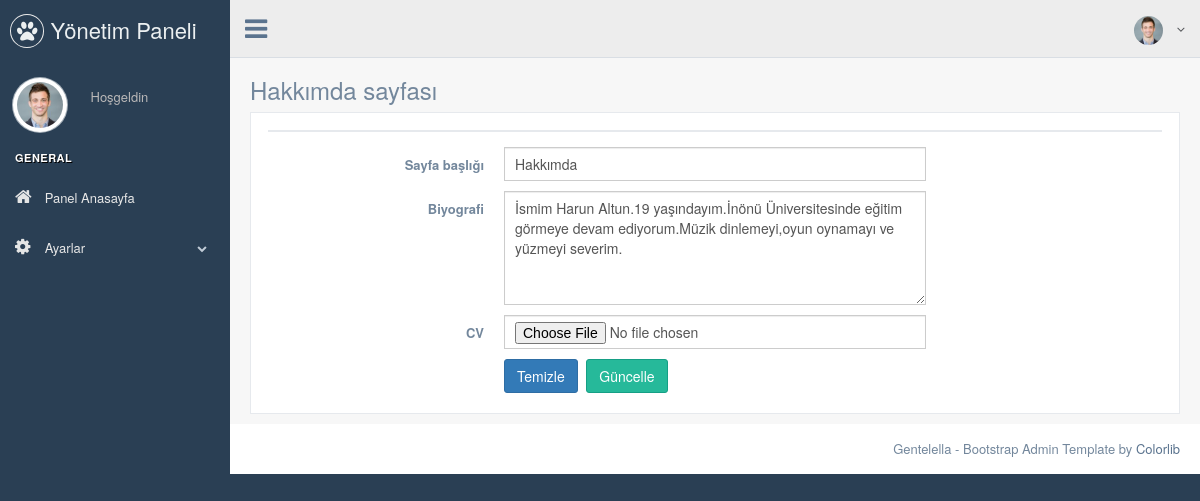
Page /pp/nedmin/about_us.php on the committed database.
### tables this page shows
CREATE TABLE `about_me` (
  `about_id` int(11) NOT NULL,
  `about_title` varchar(50) NOT NULL,
  `content` varchar(250) NOT NULL,
  `cv` varchar(250) NOT NULL
);

### pp/nedmin/about_us.php (the view, shortened to what this page needs)
<?php
include "header.php";
$check_about = $db->prepare("SELECT * FROM about_me");
$check_about->execute();
$control_about = $check_about->rowCount();
$fetch_about = $db->prepare("SELECT * FROM about_me WHERE about_id=1");
$fetch_about->execute();
$fetch = $fetch_about->fetch(PDO::FETCH_ASSOC);
?>
<div class="right_col" role="main">
  <div class="">
    <div class="page-title">
      <div class="title_left">
        <h3>Hakkımda sayfası</h3>
      </div>
    </div>
    <div class="clearfix"></div>
    <div class="row">
      <div class="col-md-12 col-sm-12 col-xs-12">
        <div class="x_panel">
          <div class="x_title">
          </div>
          <div class="x_content">
            <form class="form-horizontal form-label-left" action="process.php" method="POST">
              <div class="item form-group">
                <label class="control-label col-md-3 col-sm-3 col-xs-12" for="name">Sayfa başlığı
                </label>
                <div class="col-md-6 col-sm-6 col-xs-12">
                  <input class="form-control col-md-7 col-xs-12" name="about_title" value="<?php echo $fetch['about_title'] ?>"  required="required" type="text">
                </div>
              </div>
              <div class="item form-group">
                <label class="control-label col-md-3 col-sm-3 col-xs-12" for="name">Biyografi
                </label>
                <div class="col-md-6 col-sm-6 col-xs-12">
                  <textarea id="textarea"  name="content"<?php echo $fetch['content'] ?>  required="required" class="form-control col-md-7 col-xs-12" rows="5"><?php echo $fetch['content'] ?></textarea>
                </div>
              </div>
              <div class="item form-group">
                <label class="control-label col-md-3 col-sm-3 col-xs-12" for="email">CV
                </label>
                <div class="col-md-6 col-sm-6 col-xs-12">
                  <input type="file" name="cv" required="required" class="form-control col-md-7 col-xs-12">
                </div>
              </div>
              <div class="form-group">
                <div class="col-md-6 col-md-offset-3">
                  <button type="submit" class="btn btn-primary">Temizle</button>
                  <?php
                  if ($control_about == 1) { ?>
                    <button type="submit" class="btn btn-success" name="update_about">Güncelle</button>
                  <?php } else { ?>
                    <button type="submit" class="btn btn-warning" name="insert_about">Ekle</button>
                  <?php } ?>
                </div>
              </div>
            </form>
          </div>
        </div>
      </div>
    </div>
  </div>
</div>
</div>
<?php
include "footer.php";
?>

### rows in the picture
about_me: about_title "Hakkımda", content "İsmim Harun Altun.19 yaşındayım.İnönü Üniversitesinde eğitim görmeye devam ediyorum.Müzik dinlemeyi,oyun oynamayı ve yüzmeyi severim."
